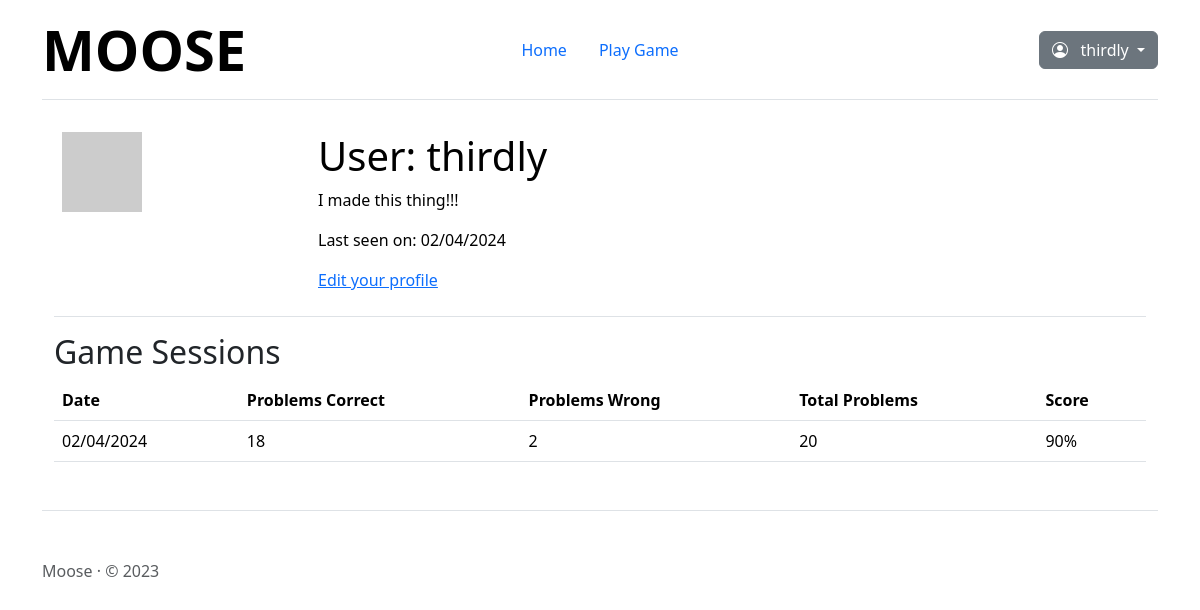
The app's page /user/thirdly (signed in), older data.
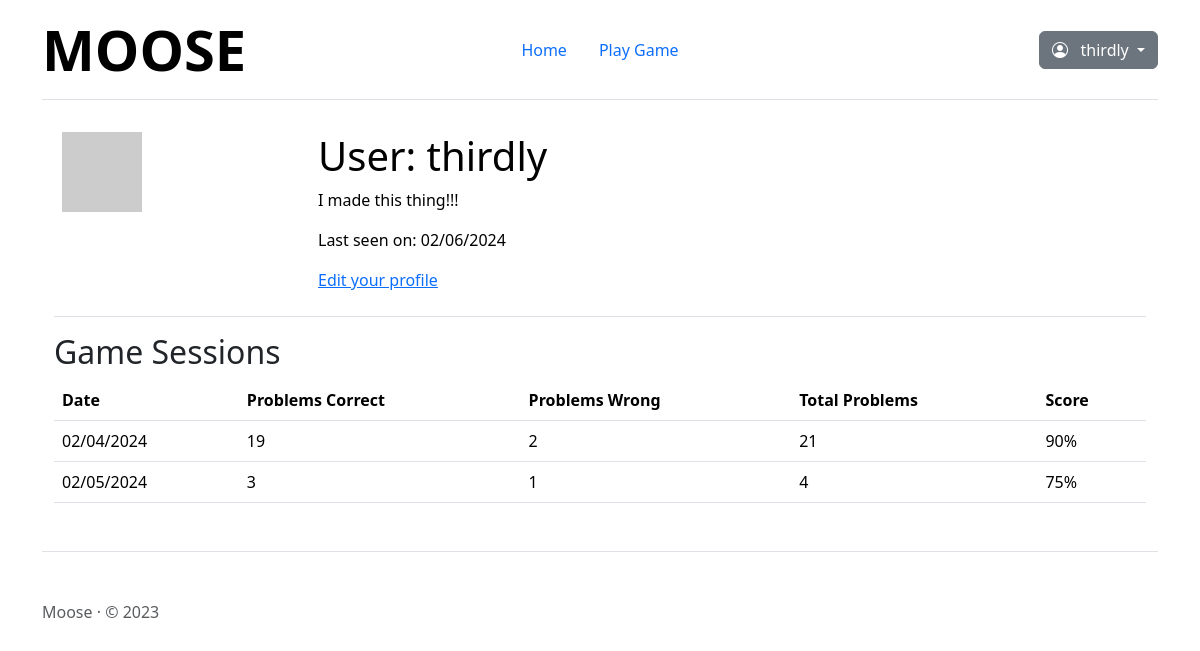
The same page, newer data.
### app/models.py (models this page shows, shortened)
class User(UserMixin, db.Model):
    id: so.Mapped[int] = so.mapped_column(primary_key=True)
    username: so.Mapped[str] = so.mapped_column(
        sa.String(64), index=True, unique=True
    )
    email: so.Mapped[str] = so.mapped_column(
        sa.String(120), index=True, unique=True
    )
    password_hash: so.Mapped[Optional[str]] = so.mapped_column(sa.String(256))
    about_me: so.Mapped[Optional[str]] = so.mapped_column(sa.String(140))
    last_seen: so.Mapped[Optional[datetime]] = so.mapped_column(
        default=lambda: datetime.now(timezone.utc)
    )
    posts: so.WriteOnlyMapped["Post"] = so.relationship(
        back_populates="author"
    )
    def avatar(self, size):
        digest = md5(self.email.lower().encode("utf-8")).hexdigest()
        return f"https://www.gravatar.com/avatar/{digest}?d=identicon&s={size}"
    game_sessions = db.relationship(
        "GameSession", backref="user", lazy="dynamic"
    )

class GameSession(db.Model):
    id = so.mapped_column(sa.Integer, primary_key=True)
    user_id = so.mapped_column(
        sa.Integer, sa.ForeignKey("user.id"), index=True
    )
    session_date = so.mapped_column(
        sa.Date, default=datetime.now(timezone.utc), index=True
    )
    total_problems = so.mapped_column(sa.Integer)
    problems_correct = so.mapped_column(sa.Integer)
    problems_wrong = so.mapped_column(sa.Integer)
    details = so.relationship(
        "GameDetail", back_populates="session", lazy=True
    )

### app/routes.py (the view)
@app.route("/user/<username>")
@login_required
def user(username):
    user = User.query.filter_by(username=username).first_or_404()
    game_sessions = user.game_sessions.order_by(
        GameSession.session_date.desc()
    )
    return render_template("user.html", user=user, game_sessions=game_sessions)

### app/models.py (called while the page is built)
@login.user_loader
def load_user(id):
    return db.session.get(User, int(id))

### app/routes.py (called while the page is built)
@app.before_request
def before_request():
    if current_user.is_authenticated:
        current_user.last_seen = datetime.now(timezone.utc)
        db.session.commit()

### app/templates/user.html
{% extends "base.html" %} {% block content %}
<table class="table table-hover">
  <tr>
    <td width="256px"><img src="{{ user.avatar(256) }}" /></td>
    <td>
      <h1>User: {{ user.username }}</h1>
      {% if user.about_me %}
      <p>{{ user.about_me }}</p>
      {% endif %} {% if user.last_seen %}
      <p>Last seen on: {{ user.last_seen.strftime('%m/%d/%Y') }}</p>
      {% endif %} {% if user == current_user %}
      <p><a href="{{ url_for('edit_profile') }}">Edit your profile</a></p>
      {% endif %}
    </td>
  </tr>
</table>
<h2>Game Sessions</h2>
{% if user.game_sessions %}
<table class="table">
  <thead>
    <tr>
      <th>Date</th>
      <th>Problems Correct</th>
      <th>Problems Wrong</th>
      <th>Total Problems</th>
      <th>Score</th>
    </tr>
  </thead>
  <tbody>
    {% for session in user.game_sessions %}
    <tr>
      <td>{{ session.session_date.strftime('%m/%d/%Y') }}</td>
      <td>{{ session.problems_correct }}</td>
      <td>{{ session.problems_wrong }}</td>
      <td>{{ session.total_problems }}</td>
      <td>
        {{ ((session.problems_correct / session.total_problems) * 100)
        |round|int }}%
      </td>
    </tr>
    {% endfor %}
  </tbody>
</table>
{% else %}
<p>No game sessions found.</p>
{% endif %} {% endblock %}

### app/templates/base.html (shortened to what this page needs)
<!DOCTYPE html>
<html>
  <head>
    <link href="/static/dist/css/bootstrap.min.css" rel="stylesheet" />
    <link
      rel="stylesheet"
      href="https://cdn.jsdelivr.net/npm/bootstrap-icons@1.11.3/font/bootstrap-icons.min.css"
    />
    <link
      rel="stylesheet"
      href="{{ url_for('static', filename='css/style.css') }}"
    />
    <link href="/static/css/headers.css" rel="stylesheet" />
  </head>
  <body>
    <div class="container">
      <nav
        class="d-flex flex-wrap align-items-center justify-content-center justify-content-md-between py-3 mb-4 border-bottom"
      >
        <div class="col-md-3 mb-2 mb-md-0">
          <a
            href="/"
            class="d-inline-flex link-body-emphasis text-decoration-none"
          >
            <span class="display-4 fw-bold">MOOSE</span>
          </a>
        </div>
        <ul
          class="nav nav-pills col-12 col-md-auto mb-2 justify-content-center mb-md-0"
        >
          <li>
            <a
              href="{{ url_for('index') }}"
              class="nav-link{% if request.path == url_for('index') %} active{% endif %}"
              aria-current="page"
              >Home</a
            >
          </li>
          <li>
            <a
              href="{{ url_for('game') }}"
              class="nav-link{% if request.path == url_for('game') %} active{% endif %}"
              aria-current="page"
              >Play Game</a
            >
          </li>
        </ul>
        <div class="col-md-3 text-end">
          {% if current_user.is_anonymous %}
          <ul
            class="nav nav-pills col-12 col-md-auto mb-2 justify-content-end mb-md-0"
          >
            <li>
              <a
                href="{{ url_for('login') }}"
                class="nav-link{% if request.path == url_for('login') %} active{% endif %}"
                aria-current="page"
                >Login</a
              >
            </li>
            <li>
              <a
                href="{{ url_for('register') }}"
                class="nav-link{% if request.path == url_for('register') %} active{% endif %}"
                aria-current="page"
                >Register</a
              >
            </li>
          </ul>
          {% else %}
          <div class="dropdown">
            <a
              class="btn btn-secondary dropdown-toggle"
              href="#"
              role="button"
              id="dropdownMenuLink"
              data-bs-toggle="dropdown"
              aria-expanded="false"
            >
              <i class="bi bi-person-circle"></i> &nbsp; {{
              current_user.username }}
            </a>
          </div>
          {% endif %}
        </div>
      </nav>
      <main class="container">{% block content %}{% endblock %}</main>
      <footer class="pt-5 my-5 text-body-secondary border-top">
        Moose &middot; &copy; 2023
      </footer>
    </div>
  </body>
</html>

Row changes from the older to the newer data that the page shows:
changed User "thirdly": last_seen "02/04/2024" → "02/06/2024"
changed GameSession (number 1 of 2 on the later page): problems_correct "18" → "19"; total_problems "20" → "21"
added GameSession: session_date "02/05/2024", problems_correct "3", problems_wrong "1", total_problems "4", problems_correct+total_problems "75"
